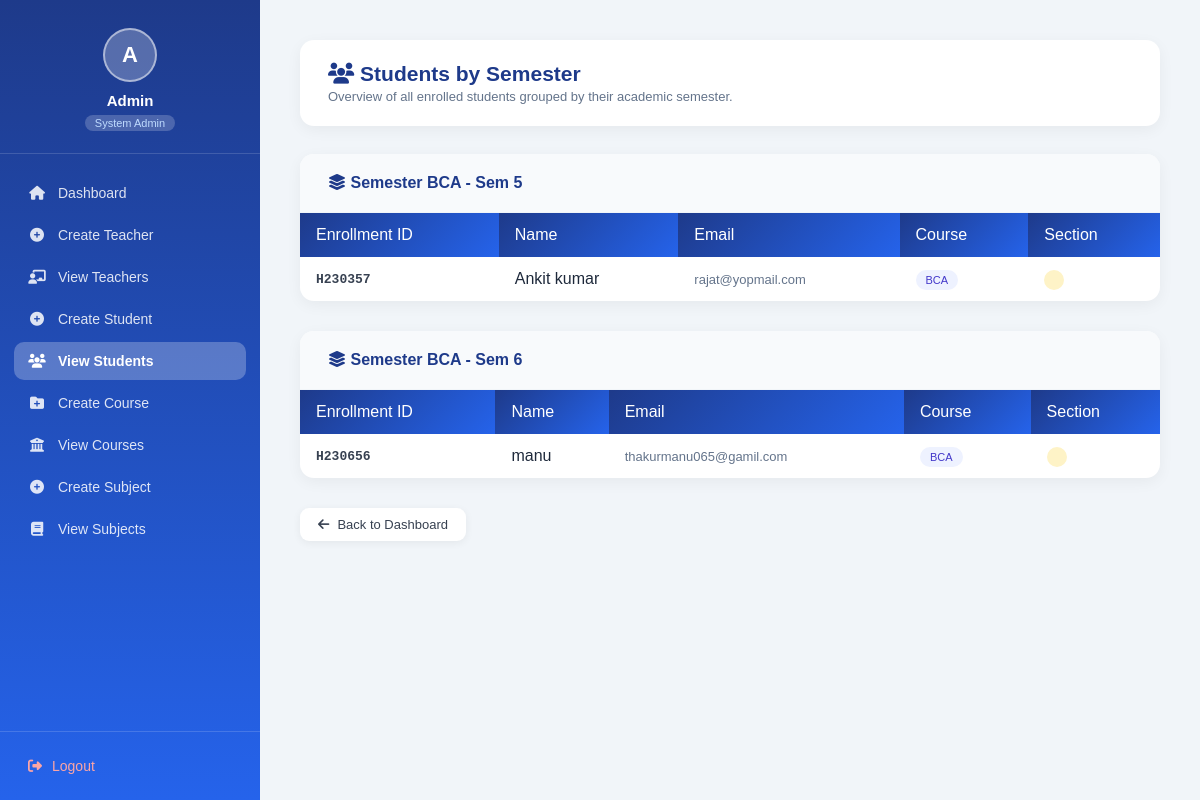
The page /view-classes/ (signed in) on the database its author committed.
### project/models.py (models this page shows, shortened)
class StudentProfile(models.Model):
    user = models.OneToOneField(settings.AUTH_USER_MODEL, on_delete=models.CASCADE)
    phone = models.CharField(max_length=15, blank=True)
    bio = models.TextField(blank=True)
    enrollment_id = models.CharField(max_length=50, unique=True, blank=True, null=True)
    course = models.ForeignKey(Course, on_delete=models.SET_NULL, null=True, blank=True)
    semester = models.ForeignKey(Semester, on_delete=models.SET_NULL, null=True, blank=True)
    section = models.CharField(max_length=10, blank=True, null=True)
    profile_pic = models.ImageField(upload_to='profile_pics/', blank=True, null=True)

class CustomUser(AbstractUser):
    ROLE_CHOICES = (
        ('admin', 'Admin'),
        ('teacher', 'Teacher'),
        ('student', 'Student'),
    )
    role = models.CharField(max_length=10, choices=ROLE_CHOICES)

class Course(models.Model):
    name = models.CharField(max_length=100)
    total_semesters = models.IntegerField(default=1)
    def __str__(self):
        return self.name

### project/views.py (the view)
# urls.py: path("view-classes/", views.view_classes, name="view_classes"),
@login_required
def view_classes(request):
    students = StudentProfile.objects.select_related('user', 'semester__course').order_by('semester__course__name', 'semester__semester_number', 'enrollment_id')
    semesters = {}
    for student in students:
        sem = str(student.semester)
        if sem not in semesters:
            semesters[sem] = []
        semesters[sem].append(student)
    context = {"semesters": semesters}
    return render(request, "admin/view_classes.html", context)

### project/models.py (called while the page is built)
    def __str__(self):
        return f"{self.course.name} - Sem {self.semester_number}"

### project/templates/admin/view_classes.html (shortened to what this page needs)
<!DOCTYPE html>
<html lang="en">
<head>
</head>
<body>
    {% include 'includes/_admin_sidebar.html' %}
    <div class="main">
        <div class="page-header">
            <div>
                <h1><i class="fas fa-users"></i> Students by Semester</h1>
                <p>Overview of all enrolled students grouped by their academic semester.</p>
            </div>
        </div>
        {% for semester, students in semesters.items %}
        <div class="card" style="margin-bottom: 30px;">
            <div class="section-header"
                style="padding: 20px 28px; border-bottom: 1px solid #f1f5f9; background: #f8fafc;">
                <h2 style="font-size: 16px; color: #1e3a8a;"><i class="fas fa-layer-group"></i> Semester {{ semester }}
                </h2>
            </div>
            <div class="card-body" style="padding: 0;">
                <table>
                    <thead>
                        <tr>
                            <th>Enrollment ID</th>
                            <th>Name</th>
                            <th>Email</th>
                            <th>Course</th>
                            <th>Section</th>
                        </tr>
                    </thead>
                    <tbody>
                        {% for student in students %}
                        <tr>
                            <td style="font-family: monospace; font-weight: 600;">{{ student.enrollment_id }}</td>
                            <td style="font-weight: 500; color: #1e293b;">{{ student.user.first_name }}</td>
                            <td style="color: #64748b; font-size: 13px;">{{ student.user.email }}</td>
                            <td>
                            <span class="badge"style="background: #eef2ff; color: #4338ca; padding: 4px 10px; border-radius: 20px; font-size: 11px;">
                                {{ student.course }}</span></td>
                            <td>
                                <span class="badge"style="background: #fef3c7; color: #92400e; padding: 4px 10px; border-radius: 20px; font-size: 11px;">
                                    {{ student.section }}</span></td>
                        </tr>
                        {% endfor %}
                    </tbody>
                </table>
            </div>
        </div>
        {% endfor %}
        <div style="margin-top: 20px;">
            <a href="{% url 'admin_dashboard' %}" class="back-btn"><i class="fas fa-arrow-left"></i> Back to
                Dashboard</a>
        </div>
    </div>
</body>
</html>

### project/templates/includes/_shared_styles.html (style rules this page uses)
* { margin: 0; padding: 0; box-sizing: border-box; font-family: 'Poppins', sans-serif; }
body { display: flex; background: #f1f5f9; min-height: 100vh; }
.main { margin-left: 260px; padding: 40px; flex: 1; width: calc(100% - 260px); }
.page-header { background: white; padding: 22px 28px; border-radius: 14px; box-shadow: 0 4px 15px rgba(0, 0, 0, 0.05); margin-bottom: 28px; display: flex; align-items: center; justify-content: space-between; }
.page-header h1 { color: #1e3a8a; font-weight: 600; font-size: 21px; }
.page-header p { color: #64748b; font-size: 13px; margin-top: 3px; }
.card { background: white; border-radius: 14px; box-shadow: 0 4px 15px rgba(0, 0, 0, 0.05); overflow: hidden; }
.card-body { padding: 28px; }
table { width: 100%; border-collapse: collapse; }
th { background: linear-gradient(135deg, #1e3a8a, #2563eb); color: white; padding: 13px 16px; text-align: left; font-weight: 500; }
td { padding: 13px 16px; border-bottom: 1px solid #f1f5f9; color: #374151; }
tr:last-child td { border-bottom: none; }
.back-btn { display: inline-flex; align-items: center; gap: 8px; margin-bottom: 22px; padding: 9px 18px; background: white; color: #374151; text-decoration: none; border-radius: 9px; font-size: 13px; font-weight: 500; box-shadow: 0 2px 8px rgba(0, 0, 0, 0.06); transition: 0.3s; }

### rows shown on the page
StudentProfile: semester "BCA - Sem 5", enrollment_id "H230357", user.first_name "Ankit kumar", user.email "rajat@yopmail.com", course "BCA"
StudentProfile: semester "BCA - Sem 6", enrollment_id "H230656", user.first_name "manu", user.email "thakurmanu065@gamil.com", course "BCA"
